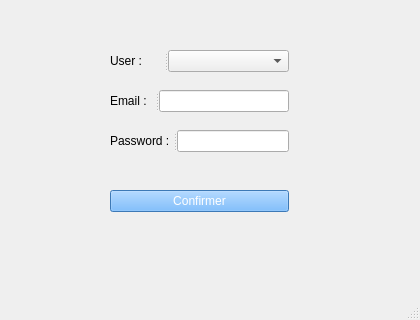
<?xml version="1.0" encoding="UTF-8"?>
<ui version="4.0">
 <class>MainWindow</class>
 <widget class="QMainWindow" name="MainWindow">
  <property name="geometry">
   <rect>
    <x>0</x>
    <y>0</y>
    <width>420</width>
    <height>320</height>
   </rect>
  </property>
  <property name="minimumSize">
   <size>
    <width>420</width>
    <height>320</height>
   </size>
  </property>
  <property name="maximumSize">
   <size>
    <width>420</width>
    <height>320</height>
   </size>
  </property>
  <property name="windowTitle">
   <string>MainWindow</string>
  </property>
  <widget class="QWidget" name="centralwidget">
   <widget class="QSplitter" name="splitter_2">
    <property name="geometry">
     <rect>
      <x>110</x>
      <y>90</y>
      <width>179</width>
      <height>22</height>
     </rect>
    </property>
    <property name="orientation">
     <enum>Qt::Horizontal</enum>
    </property>
    <widget class="QLabel" name="label_2">
     <property name="styleSheet">
      <string notr="true">font: 75 9pt &quot;MS Shell Dlg 2&quot;;</string>
     </property>
     <property name="text">
      <string>Email :</string>
     </property>
    </widget>
    <widget class="QLineEdit" name="txtemail"/>
   </widget>
   <widget class="QSplitter" name="splitter_4">
    <property name="geometry">
     <rect>
      <x>110</x>
      <y>190</y>
      <width>179</width>
      <height>22</height>
     </rect>
    </property>
    <property name="orientation">
     <enum>Qt::Horizontal</enum>
    </property>
    <widget class="QPushButton" name="btnConfAdmin">
     <property name="styleSheet">
      <string notr="true">color: rgb(255, 255, 255);
background-color: rgb(85, 170, 255);</string>
     </property>
     <property name="text">
      <string>Confirmer</string>
     </property>
    </widget>
   </widget>
   <widget class="QSplitter" name="splitter">
    <property name="geometry">
     <rect>
      <x>110</x>
      <y>50</y>
      <width>179</width>
      <height>22</height>
     </rect>
    </property>
    <property name="orientation">
     <enum>Qt::Horizontal</enum>
    </property>
    <widget class="QSplitter" name="splitter_3">
     <property name="orientation">
      <enum>Qt::Horizontal</enum>
     </property>
     <widget class="QLabel" name="label_3">
      <property name="styleSheet">
       <string notr="true">font: 75 9pt &quot;MS Shell Dlg 2&quot;;</string>
      </property>
      <property name="text">
       <string>User :</string>
      </property>
     </widget>
     <widget class="QComboBox" name="cmbUsers"/>
    </widget>
   </widget>
   <widget class="QSplitter" name="splitter_5">
    <property name="geometry">
     <rect>
      <x>110</x>
      <y>130</y>
      <width>179</width>
      <height>22</height>
     </rect>
    </property>
    <property name="orientation">
     <enum>Qt::Horizontal</enum>
    </property>
    <widget class="QLabel" name="label_4">
     <property name="styleSheet">
      <string notr="true">font: 75 9pt &quot;MS Shell Dlg 2&quot;;</string>
     </property>
     <property name="text">
      <string>Password :</string>
     </property>
    </widget>
    <widget class="QLineEdit" name="txtPassword"/>
   </widget>
  </widget>
  <widget class="QStatusBar" name="statusbar"/>
 </widget>
 <resources/>
 <connections/>
</ui>
